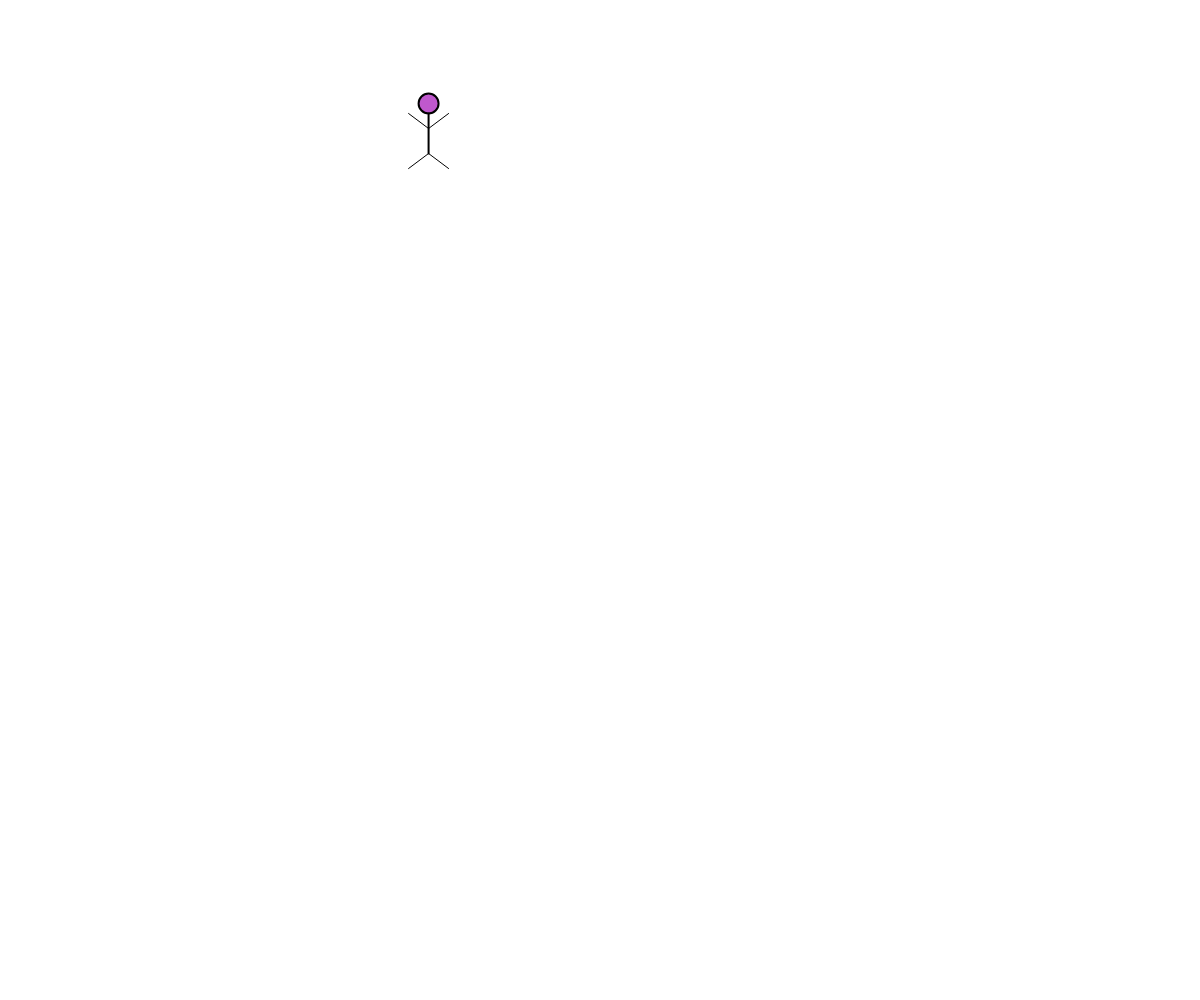
Frame 1 (no input)
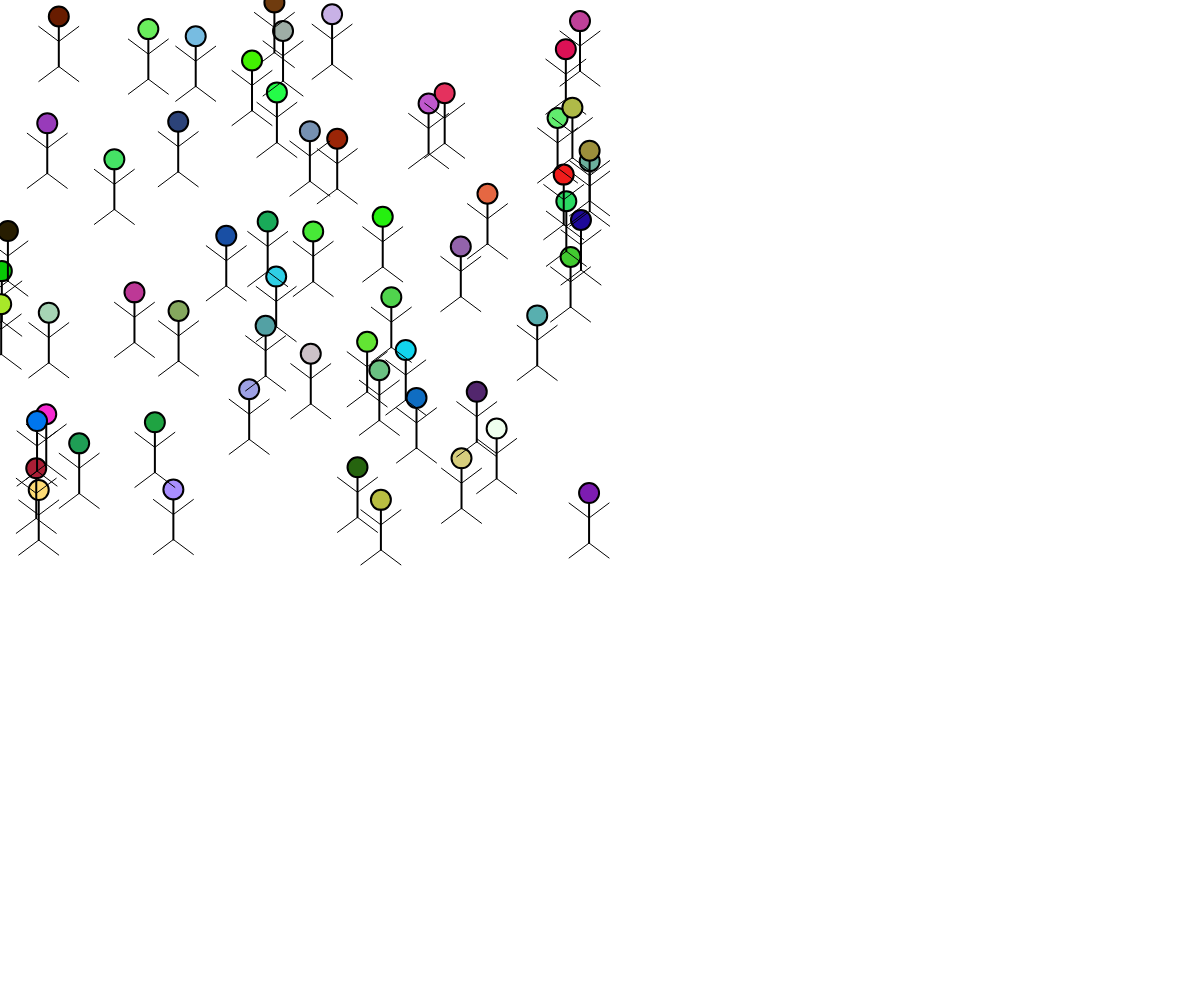
Frame 60 (no input)
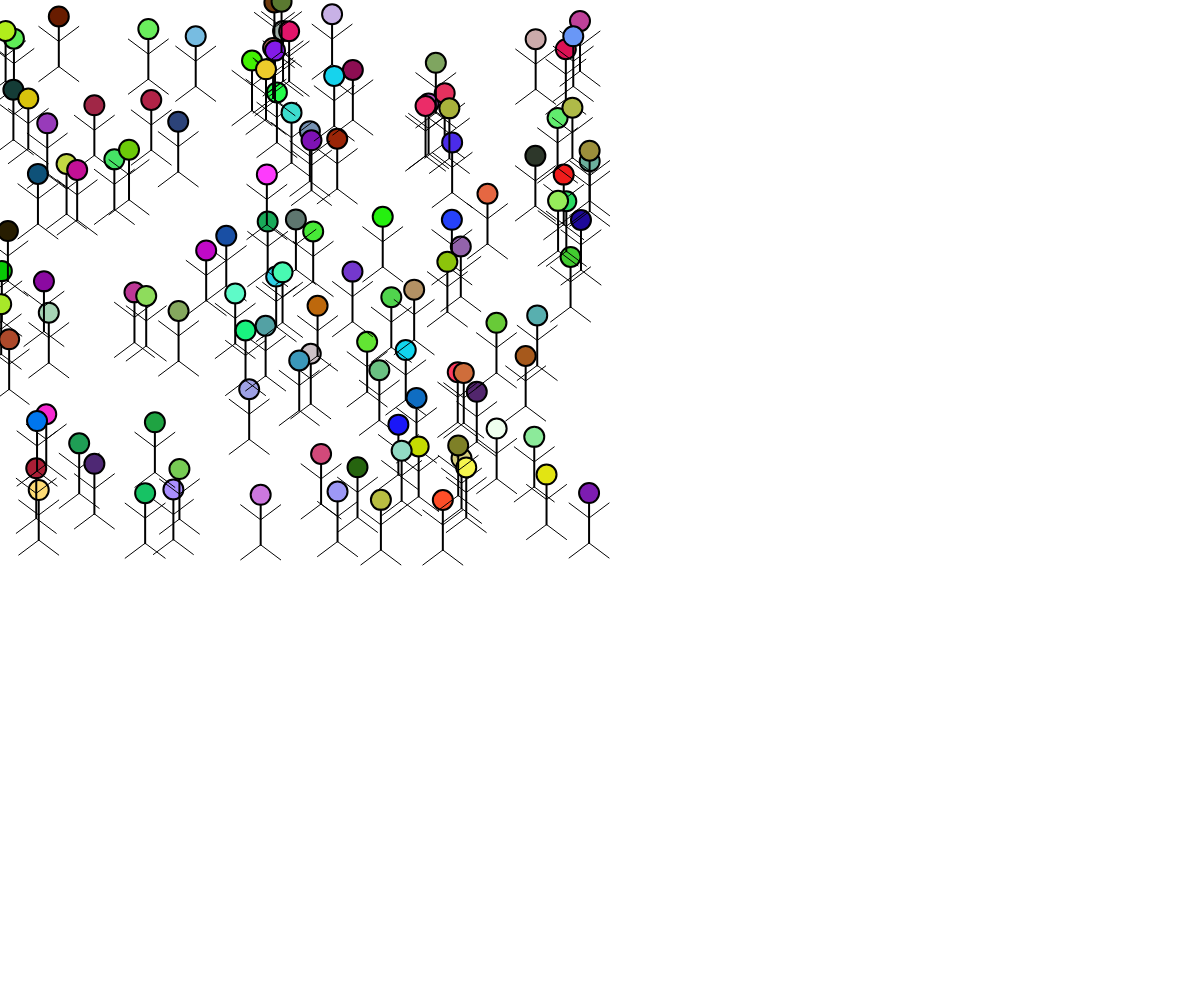
Frame 120 (the mouse pressed at the canvas centre since frame 60)

The p5.js sketch that drew these frames (run headless with seeded random() and noise() and a simulated clock; from frame 60 on, the mouse is pressed at the canvas centre):

// p5.js sketch
// ── sketch.js
function setup(){
    createCanvas(windowWidth, windowHeight);
}

function draw(){
    frameRate(30);
    var x = random(windowWidth/2);
    var y = random(windowHeight/2);
    var w = 20;
    var h = 20;
    var x2 = x;
    var y2 = y + 50;
    
    color1 = random(255);
    color2 = random(255);
    color3 = random(255);
    
    //head
    fill(color1, color2, color3);
    stroke(0);
    strokeWeight(2)
    ellipse(x, y, w, h);
    
    //body
    line(x, y + (h/2), x2, y2);
    
    //arms
    strokeWeight(1);
    line(x2, (y + y2) / 2, x + 20, y + 10);
    line(x2, (y + y2) / 2, x - 20, y + 10);
    
    //legs
    line(x2, y2, x2 + 20, y2 + 15);
    line(x2, y2, x2 - 20, y2 + 15);
}
